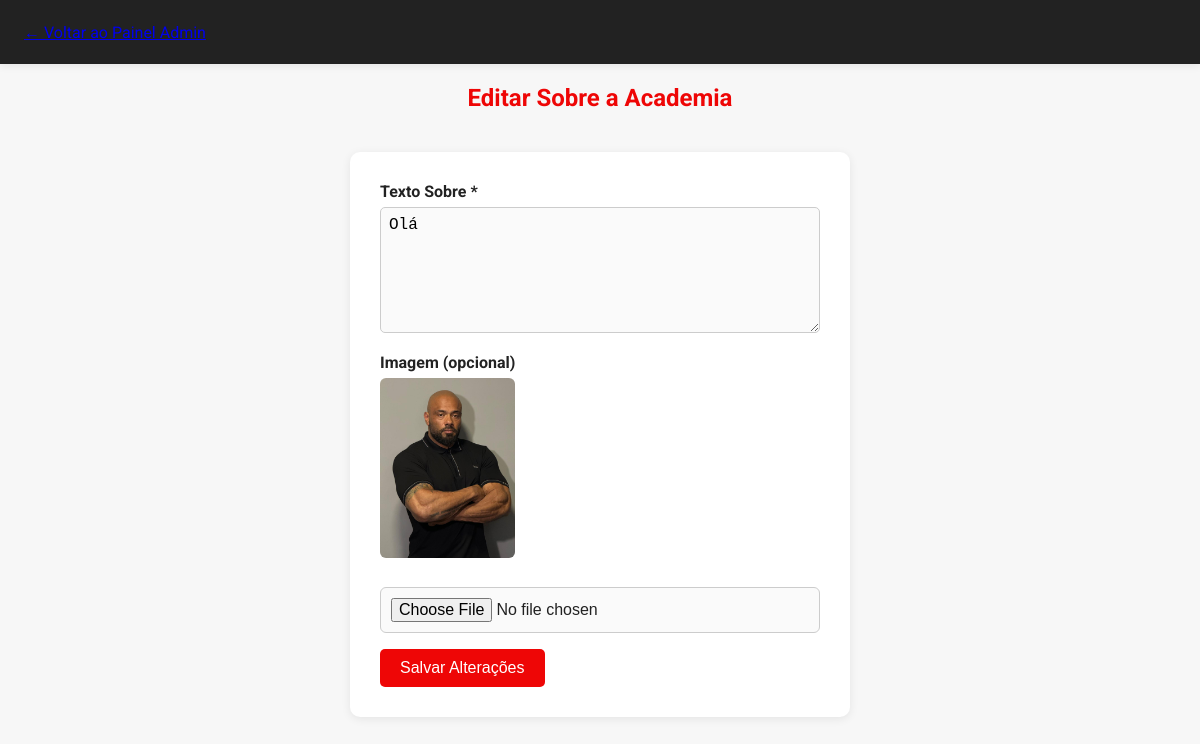
Screenshot of /sobre_admin.php (signed in) with the database file from the repository.
### tables this page shows
CREATE TABLE sobre (
    id INTEGER PRIMARY KEY AUTOINCREMENT,
    texto TEXT,
    imagem TEXT
);

### sobre_admin.php (the view, shortened to what this page needs)
<?php
$db = getDB();
$stmt = $db->query('SELECT * FROM sobre LIMIT 1');
$sobre = $stmt->fetch(PDO::FETCH_ASSOC);
?>
<!DOCTYPE html>
<html lang="pt-BR">
<head>
    <link rel="stylesheet" href="style.css">
</head>
<body>
    <header>
        <nav>
            <a href="admin.php">&larr; Voltar ao Painel Admin</a>
        </nav>
    </header>
    <main>
        <h2 style="text-align:center; color:#ee0606;">Editar Sobre a Academia</h2>
        <form method="post" class="form-sobre" enctype="multipart/form-data">
            <label for="texto">Texto Sobre *</label>
            <textarea name="texto" id="texto" rows="6" required><?= htmlspecialchars($sobre['texto'] ?? '') ?></textarea>
            <label for="imagem_upload">Imagem (opcional)</label>
            <?php if (!empty($sobre['imagem'])): ?><img src="<?= htmlspecialchars($sobre['imagem']) ?>" class="img-thumb"><br><?php endif; ?>
            <input type="file" name="imagem_upload" id="imagem_upload" accept="image/*">
            <button type="submit">Salvar Alterações</button>
        </form>
    </main>
</body>
</html>

### style.css (style rules this page uses)
*, *::before, *::after { box-sizing: border-box; }
body { font-family: 'Roboto', Arial, sans-serif; background: #f7f7f7; color: #222; margin: 0; padding: 0; width: 100vw; overflow-x: hidden; min-height: 100vh; display: flex; flex-direction: column; }
main { flex: 1; max-width: 1200px; width: 100%; margin: 0 auto; }
img, .logo { max-width: 100%; height: auto; display: block; }
header { background: #222; box-shadow: 0 2px 8px rgba(0,0,0,0.08); position: sticky; top: 0; z-index: 100; color: #fff; }
nav { max-width: 1200px; margin: 0 auto; display: flex; align-items: center; justify-content: space-between; padding: 0 24px; height: 64px; }
input, select, textarea { width: 100%; padding: 10px; border-radius: 6px; border: 1px solid #ccc; margin-bottom: 16px; font-size: 1rem; background: #fafafa; transition: border 0.2s; }
label { font-weight: 500; margin-bottom: 6px; display: block; }
a { transition: color 0.2s; }

### sobre_admin.php (style rules this page uses)
.form-sobre { max-width: 500px; margin: 40px auto; background: #fff; border-radius: 10px; box-shadow: 0 2px 10px rgba(0,0,0,0.08); padding: 30px; }
.form-sobre label { display: block; margin-bottom: 6px; font-weight: bold; }
.form-sobre textarea { width: 100%; padding: 8px; margin-bottom: 16px; border-radius: 5px; border: 1px solid #ccc; }
.form-sobre input[type="file"] { margin-bottom: 16px; }
.form-sobre button { background: #ee0606; color: #fff; border: none; border-radius: 5px; padding: 10px 20px; font-size: 1rem; cursor: pointer; }
.img-thumb { max-width: 180px; max-height: 180px; border-radius: 6px; margin-bottom: 10px; display: block; }

### rows the page displays
sobre: texto "Olá", imagem (picture)
